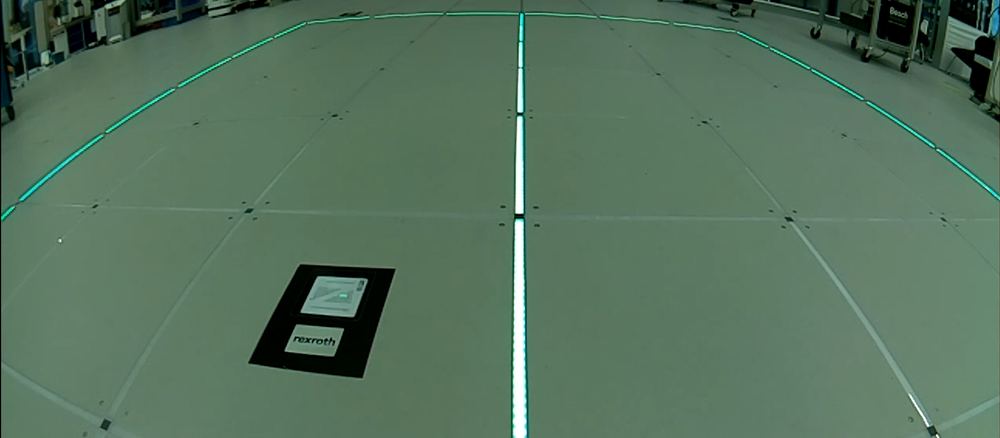
#> input picture TestFrameOtherGroup.png, 1000 x 438 px, shrunk from 1810 x 793 before the run
$ python -i direction_turn_detector.py   (imports and definitions only)
#> lines starting #> are read from the running program, lines starting #| are printed output that depends on the picture; after the words box and inside, x2 and y2 are one past the last pixel; in counts of white or black regions, pixels touching at a corner belong together
#> further down, picture is the input picture: shape (438, 1000, 3); mean B, G, R 93.4, 114.9, 86.3
import cv2
import numpy as np

# Input - tuple values, Output - -1 for left turn and +1 for right turn
def findMaxValueFromTupleAndReturnIndex(value):
    print(value)
    max_val = max(value)
    cmp = value.index(max_val)
    res = -1 if cmp == 0 else cmp
    print(res)
    return res

# Input - contours of points that fall under green path and step size for controlling the algo,
# Output - generates output from findMaxValueFromTupleAndReturnIndex method
def detect_turns_direction(contours, step_size=5):
    # Function to detect the direction of turns based on the slope of the line between consecutive points
    val_arr = []
    # Iterate through contours
    for contour in contours:
        # Iterate through points in the contour with a specified step size
        for i in range(0, len(contour) - 2, step_size):
            # Get three consecutive points
            pt1 = contour[i][0]
            pt2 = contour[i + 1][0]
            pt3 = contour[i + 2][0]

            # Calculate vectors between points
            vector1 = pt1 - pt2
            vector2 = pt3 - pt2

            # Calculate the slope of the line between points
            slope = (vector2[1] - vector1[1]) / (vector2[0] - vector1[0] + 1e-5)  # Avoid division by zero

            threshold_slope = 0.5  # Adjust this value based on your requirements

            # Determine the direction of the turn based on the slope
            if slope > threshold_slope:
                print("Right turn ahead")
                val_arr.append(-1)
            elif slope < -threshold_slope:
                print("Left turn ahead")
                val_arr.append(1)
            # else:
            #     val_arr.append(0)
    value = (val_arr.count(1), val_arr.count(-1))
    return findMaxValueFromTupleAndReturnIndex(value)

def find_turn_direction(image):

    # Convert to HSV color space
    hsv_image = cv2.cvtColor(image, cv2.COLOR_BGR2HSV)
#> hsv_image: shape (438, 1000, 3); mean H, S, V 66, 69.3, 114.9

    # Define the HSV color range for green
    green_lower = np.array([40, 40, 40])  # Lower bound for green in HSV
    green_upper = np.array([80, 255, 255])  # Upper bound for green in HSV

    # Thresholding to extract green-colored regions
    mask_green = cv2.inRange(hsv_image, green_lower, green_upper)
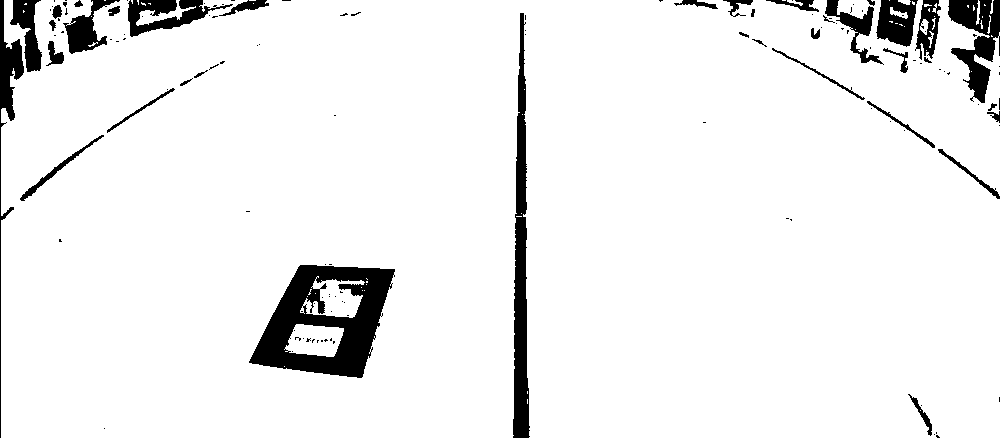
#> mask_green: shape (438, 1000); 93.5% white; 132 black regions (95 under 20 px), largest, box (x1, y1, x2, y2) and area: (249, 265, 395, 378) 8423, (513, 13, 530, 438) 4372, (948, 0, 1000, 103) 2711

    # Edge detection using canny edge detection
    edges_green = cv2.Canny(mask_green, 50, 150)
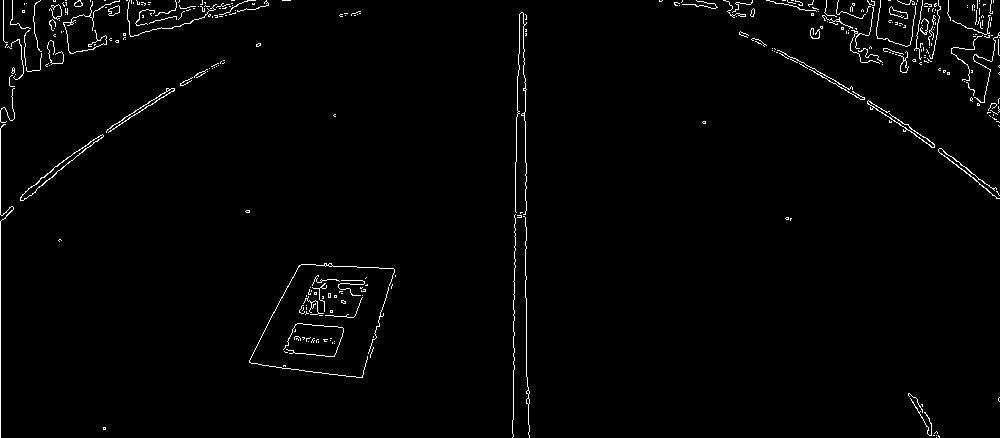
#> edges_green: shape (438, 1000); 1.6% white in thin lines or dots

    # Contour detection
    contours_green, _ = cv2.findContours(edges_green, cv2.RETR_EXTERNAL, cv2.CHAIN_APPROX_SIMPLE)
#> contours_green = 334 contours, 322 with area under 20; largest, box (x1, y1, x2, y2) and area: (20, 134, 104, 201) 474, (108, 5, 120, 16) 70, (898, 51, 909, 73) 65, (867, 100, 935, 148) 48, (106, 88, 175, 133) 48

    # Filter contours by green color
    green_contours = [contour for contour in contours_green]
#> green_contours has the same summary as contours_green

    # Detect the direction of turns in green-colored contours
    return detect_turns_direction(green_contours, step_size=10)
#> the loop in detect_turns_direction, `for contour in contours:` made 334 passes
#> contour on passes 1 to 3: [[936, 437]], [[938, 435], [938, 436], [939, 437], [939, 436]], [[936, 435]]
#> (printed output is left out)
#> after the loop in detect_turns_direction, `for contour in contours:`: val_arr = 436 values, max 1 at index 6, min -1 at index 0, mean 0.055
#> in detect_turns_direction, `value = (val_arr.count(1), val_arr.count(-1))`: value = (230, 206)
#> in findMaxValueFromTupleAndReturnIndex, `max_val = max(value)`: max_val = 230
#> in findMaxValueFromTupleAndReturnIndex, `cmp = value.index(max_val)`: cmp = 0
#> in findMaxValueFromTupleAndReturnIndex, `res = -1 if cmp == 0 else cmp`: res = -1

>>> import cv2
>>> picture = cv2.imread('../TestFrameOtherGroup.png')
>>> result = find_turn_direction(picture)
#> result = -1
